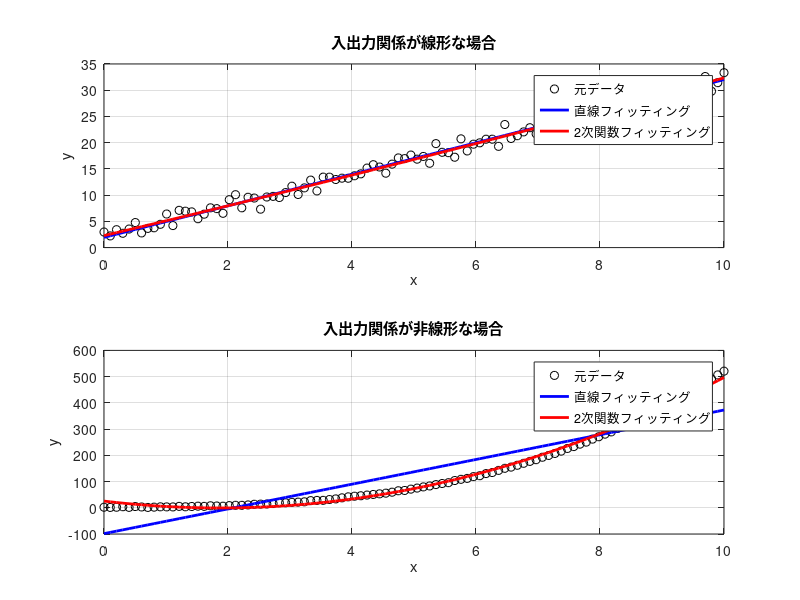

Source code (MATLAB):
clear
clc


% サンプルデータの生成
x = linspace(0, 10, 100); % 0から10までの100点
y_1 = 3*x + 2 + randn(size(x)); % 線形データにノイズを加える
y_2 = 0.5*x.^3 + 2*x + 1 + randn(size(x)); % 非線形データにノイズを加える

% 線形回帰
p_linear_1 = polyfit(x, y_1, 1); % y1の一次多項式によるフィッティング
p_linear_2 = polyfit(x, y_2, 1); % y2の一次多項式によるフィッティング

y_fit_linear_1 = polyval(p_linear_1, x);
y_fit_linear_2 = polyval(p_linear_2, x);

% 非線形回帰（2次多項式）
p_nonlin_1 = polyfit(x, y_1, 2); % y1の二次多項式によるフィッティング
y_fit_nonlin_1 = polyval(p_nonlin_1, x);

p_nonlin_2 = polyfit(x, y_2, 2); % y2の二次多項式によるフィッティング
y_fit_nonlin_2 = polyval(p_nonlin_2, x);


% 結果のプロット
figure;

% y1のプロット
subplot(2,1,1);
plot(x, y_1, 'ko'); % 元のデータ
hold on;
plot(x, y_fit_linear_1, 'b-', 'LineWidth', 2); % 線形回帰
plot(x, y_fit_nonlin_1, 'r-', 'LineWidth', 2); % 線形回帰
title('入出力関係が線形な場合');
legend('元データ', '直線フィッティング', '2次関数フィッティング');
xlabel('x');
ylabel('y');
grid on;

% 非線形回帰のプロット
subplot(2,1,2);
plot(x, y_2, 'ko'); % 元のデータ
hold on;
plot(x, y_fit_linear_2, 'b-', 'LineWidth', 2); % 線形回帰
plot(x, y_fit_nonlin_2, 'r-', 'LineWidth', 2); % 非線形回帰
title('入出力関係が非線形な場合');
legend('元データ', '直線フィッティング', '2次関数フィッティング');
xlabel('x');
ylabel('y');
grid on;